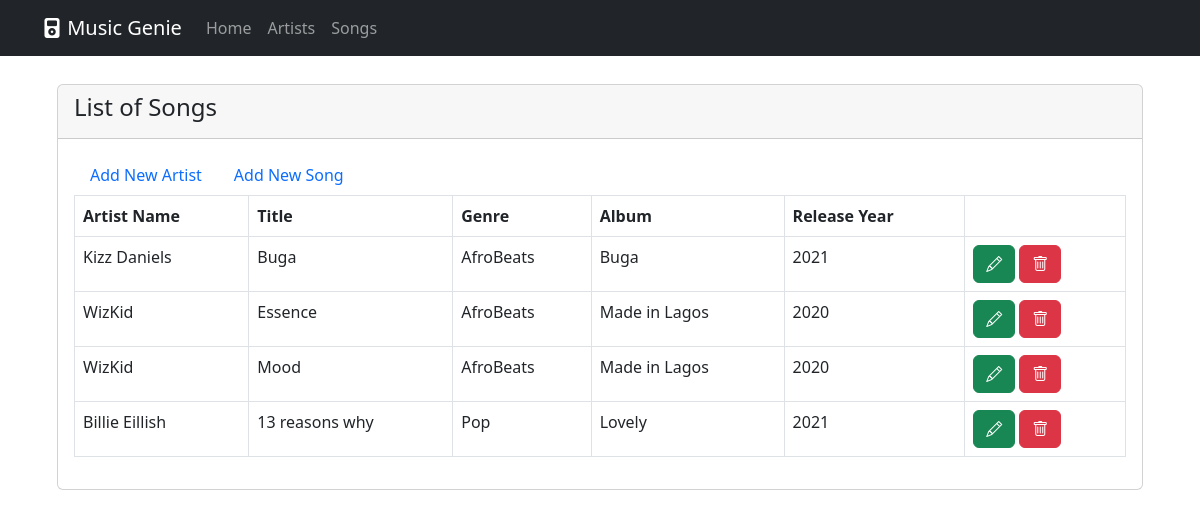
The page /songs on the database as committed earlier.
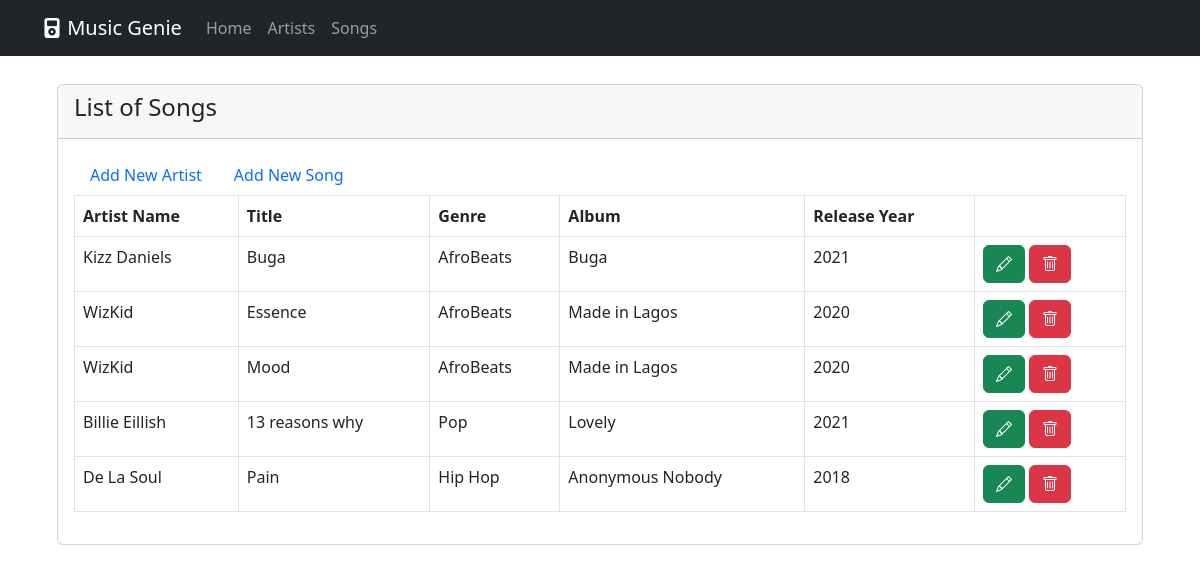
The same page on the database as committed later.
### music_app/models.py (models this page shows, shortened)
class Song(models.Model):
    id = models.AutoField(primary_key=True)
    genre = models.CharField(max_length=60)
    title = models.CharField(max_length=100)
    release_year = models.IntegerField(null=True)
    album = models.CharField(max_length=80, null=True)
    artist = models.ForeignKey(Artist, on_delete=models.CASCADE)
    class Meta:
        verbose_name = "Song"
        verbose_name_plural = "Songs"
    @property
    def artistName(self):
        return self.artist.name

class Artist(models.Model):
    id = models.AutoField(primary_key=True)
    name = models.CharField('',max_length=100, null=False)
    age = models.IntegerField('',null=True)
    nationality = models.CharField('',max_length=200)
    website = models.CharField('',max_length=100)
    label = models.CharField('',max_length=200)
    image = models.ImageField('',upload_to='images/', null=True)
    class Meta:
        verbose_name = 'Artist'
        verbose_name_plural = 'Artists'

### music_app/views.py (the view)
# urls.py: path('songs', SongListView.as_view(), name='songs'),
class SongListView(ListView):
    model = Song
    context_object_name = 'songs'
    template_name = 'list_songs.html'

### templates/list_songs.html (shortened to what this page needs)
{% extends '_base.html' %}
{% block content %}
<div class="card">
    <div class="card-header card-header-secondary">
        <h4 class="card-title">List of Songs</h4>
    </div>
    <div class="card-body">
        <ul class="nav nav-pills">
            <li class="nav-item">
                <a class="nav-link" href="{% url 'add_artist' %}"> Add New Artist</a>
            </li>
            <li class="nav-item">
                <a class="nav-link" href="{% url 'add_song' %}">Add New Song</a>
            </li>
        </ul>
        {% if songs %}
        <table class="table table-bordered striped table-hover">
            <thead>
                <tr>
                    <th scope="col">Artist Name</th>
                    <th scope="col">Title</th>
                    <th scope="col">Genre</th>
                    <th scope="col">Album</th>
                    <th scope="col">Release Year</th>
                    <th scope="col"></th>
                </tr>
            </thead>
            <tbody>
                {% for song in songs %}
                <tr>
                    <td>{{song.artistName}}</td>
                    <td>{{song.title}}</td>
                    <td>{{song.genre}}</td>
                    <td>{{song.album}}</td>
                    <td>{{song.release_year}}</td>
                    <td>
                        <a href="song-details/{{song.id}}" class="btn btn btn-success" type="button"><i
                                class="bi bi-pencil"></i></a>
                        <a href="song-delete/{{artist.id}}" class="btn btn btn-danger" type="button"><i
                                class="bi bi-trash"></i></a>
                    </td>
                </tr>
                {% endfor %}
            </tbody>
        </table>
        {% else %}
        No songs found in database
        {% endif %}
    </div>
</div>
{% endblock content %}

Rows that differ between the two databases and show on the page:
added Song: artistName "De La Soul", title "Pain", genre "Hip Hop", album "Anonymous Nobody", release_year "2018"
